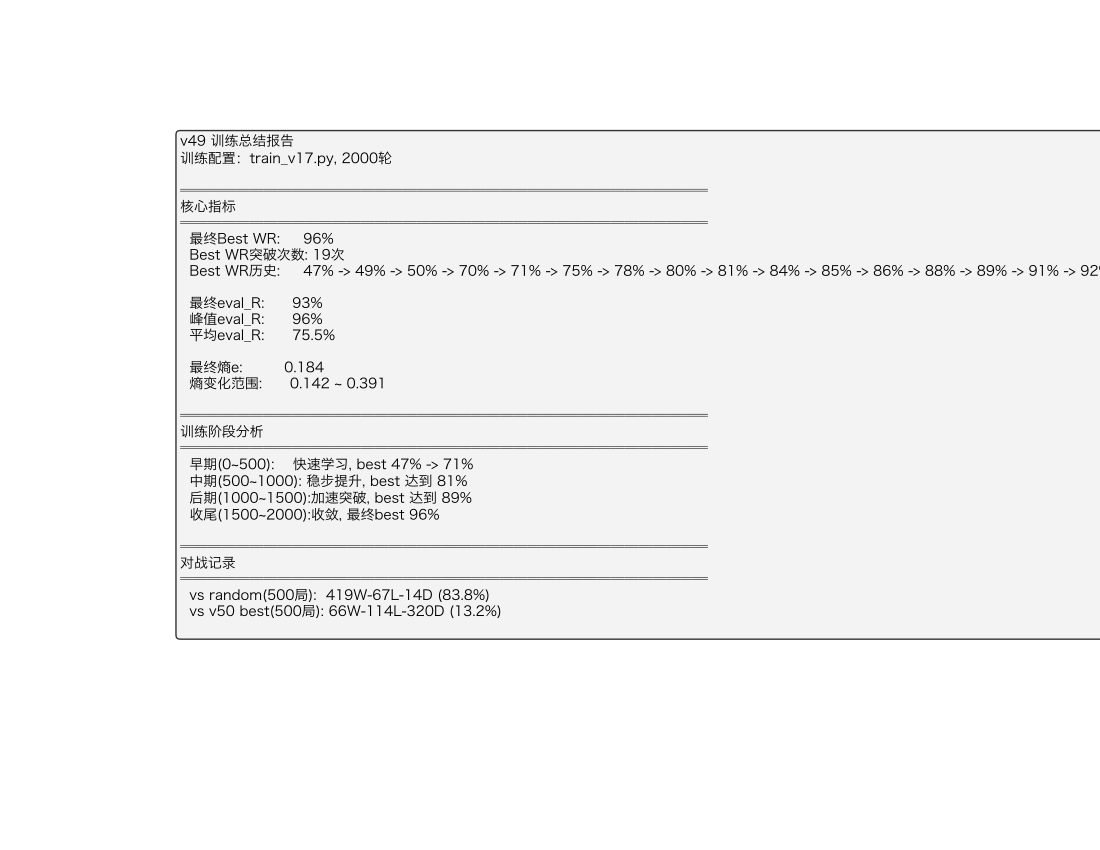

The Python source for this figure:
"""Generate v49 training report with charts as PDF."""
import re
import os
import matplotlib
matplotlib.use('Agg')
import matplotlib.pyplot as plt
from matplotlib.backends.backend_pdf import PdfPages
plt.rcParams['font.sans-serif'] = ['Hiragino Sans GB', 'Heiti TC', 'sans-serif']
plt.rcParams['font.family'] = 'sans-serif'
plt.rcParams['axes.unicode_minus'] = False

LOG = os.path.join(os.path.dirname(os.path.abspath(__file__)), 'train_v17_v49.log')
PDF = os.path.join(os.path.dirname(os.path.abspath(__file__)), 'report_v49.pdf')

# === Parse log accurately ===
# 1. Get all regular log lines with step, best, eval_R, entropy
regular_lines = []  # (step, best, eval_R_or_None, entropy)
eval_r_data = []    # (step, eval_R)
entropy_data = []   # (step, entropy)

with open(LOG) as f:
    lines = f.readlines()

for line in lines:
    m = re.match(r'\s*\[(\d+)/2000\].*best=\s*([\d.]+)%.*e=\s*([\d.]+)', line)
    if m:
        step = int(m.group(1))
        best = float(m.group(2))
        ent = float(m.group(3))
        mr = re.search(r'eval_R=\s*([\d.]+)%', line)
        er = float(mr.group(1)) if mr else None
        regular_lines.append((step, best, er, ent))
        entropy_data.append((step, ent))
        if er is not None:
            eval_r_data.append((step, er))

# 2. Parse New best lines - associate with the NEXT regular line that shows the new best value
# New best appears between log lines, so we find the first line after it with matching best value
best_breakthroughs = []  # (step, best_wr)

for i, line in enumerate(lines):
    if 'New best eval WR' in line:
        mb = re.search(r'New best eval WR (\d+)%', line)
        if mb:
            wr = int(mb.group(1))
            # Look FORWARD for the first regular line showing this new best value
            for j in range(i + 1, min(len(lines), i + 10)):
                m2 = re.match(r'\s*\[(\d+)/2000\].*best=\s*' + str(wr) + r'\.0%', lines[j])
                if m2:
                    best_breakthroughs.append((int(m2.group(1)), wr))
                    break

print(f"Breakthroughs: {best_breakthroughs}")

# 3. Build step-wise best curve (forward fill from regular lines)
# Use the actual best values from regular log lines
best_steps = [s for s, b, er, ent in regular_lines]
best_vals = [b for s, b, er, ent in regular_lines]

# Stats
final_best = best_vals[-1] if best_vals else 0
total_breakthroughs = len(best_breakthroughs)
max_eval_r = max(v for _, v in eval_r_data) if eval_r_data else 0
avg_eval_r = sum(v for _, v in eval_r_data) / len(eval_r_data) if eval_r_data else 0
final_eval_r = eval_r_data[-1][1] if eval_r_data else 0
max_entropy = max(v for _, v in entropy_data) if entropy_data else 0
min_entropy = min(v for _, v in entropy_data) if entropy_data else 0
final_entropy = entropy_data[-1][1] if entropy_data else 0
first_entropy = entropy_data[0][1] if entropy_data else 0

best_seq = [wr for _, wr in best_breakthroughs]
best_str = ' -> '.join(f'{b}%' for b in best_seq)

# === Generate PDF ===
with PdfPages(PDF) as pdf:
    # Page 1: Summary
    fig, ax = plt.subplots(figsize=(11, 8.5))
    ax.axis('off')

    summary = (
        f"v49 训练总结报告\n"
        f"训练配置：train_v17.py, 2000轮\n\n"
        f"══════════════════════════════════════\n"
        f"核心指标\n"
        f"══════════════════════════════════════\n"
        f"  最终Best WR:     {final_best:.0f}%\n"
        f"  Best WR突破次数: {total_breakthroughs}次\n"
        f"  Best WR历史:     {best_str}\n\n"
        f"  最终eval_R:      {final_eval_r:.0f}%\n"
        f"  峰值eval_R:      {max_eval_r:.0f}%\n"
        f"  平均eval_R:      {avg_eval_r:.1f}%\n\n"
        f"  最终熵e:         {final_entropy:.3f}\n"
        f"  熵变化范围:      {min_entropy:.3f} ~ {max_entropy:.3f}\n\n"
        f"══════════════════════════════════════\n"
        f"训练阶段分析\n"
        f"══════════════════════════════════════\n"
        f"  早期(0~500):    快速学习, best {best_seq[0]}% -> {best_seq[min(4,len(best_seq)-1)]}%\n"
        f"  中期(500~1000): 稳步提升, best 达到 {best_seq[min(8,len(best_seq)-1)]}%\n"
        f"  后期(1000~1500):加速突破, best 达到 {best_seq[min(13,len(best_seq)-1)]}%\n"
        f"  收尾(1500~2000):收敛, 最终best {final_best:.0f}%\n\n"
        f"══════════════════════════════════════\n"
        f"对战记录\n"
        f"══════════════════════════════════════\n"
        f"  vs random(500局):  419W-67L-14D (83.8%)\n"
        f"  vs v50 best(500局): 66W-114L-320D (13.2%)\n"
    )

    ax.text(0.05, 0.95, summary, transform=ax.transAxes, fontsize=10,
            verticalalignment='top', fontfamily='sans-serif',
            bbox=dict(boxstyle='round', facecolor='#f0f0f0', alpha=0.8))
    pdf.savefig(fig)
    plt.close()

    # Page 2: Best WR + eval_R curves
    fig, (ax1, ax2) = plt.subplots(2, 1, figsize=(11, 8.5), gridspec_kw={'hspace': 0.35})

    # Best WR curve from actual log data
    ax1.step(best_steps, best_vals, where='post', color='#2196F3', linewidth=1.5, label='Best WR')
    ax1.fill_between(best_steps, best_vals, step='post', alpha=0.15, color='#2196F3')
    ax1.set_xlabel('训练轮次')
    ax1.set_ylabel('胜率 (%)')
    ax1.set_title('v49 Best WR 变化曲线', fontsize=14, fontweight='bold')
    ax1.set_xlim(0, 2050)
    ax1.set_ylim(0, 105)
    ax1.grid(True, alpha=0.3)
    ax1.legend()

    # Mark breakthroughs
    for step, wr in best_breakthroughs:
        ax1.plot(step, wr, 'r^', markersize=8, zorder=5)
        ax1.annotate(f'{wr}%', xy=(step, wr), xytext=(step + 30, wr + 2),
                     fontsize=8, color='#C62828', fontweight='bold')

    # eval_R curve
    er_s = [s for s, _ in eval_r_data]
    er_v = [v for _, v in eval_r_data]
    ax2.plot(er_s, er_v, color='#FF5722', linewidth=1, alpha=0.7, label='eval_R (vs random)')
    ax2.plot(er_s, er_v, 'o', color='#FF5722', markersize=2)
    if len(er_v) > 5:
        window = 5
        ma = [sum(er_v[max(0, i - window):i + 1]) / min(i + 1, window) for i in range(len(er_v))]
        ax2.plot(er_s, ma, color='#D32F2F', linewidth=2, label=f'移动平均(MA-{window})')
    ax2.set_xlabel('训练轮次')
    ax2.set_ylabel('评估胜率 (%)')
    ax2.set_title('v49 eval_R 变化曲线', fontsize=14, fontweight='bold')
    ax2.set_xlim(0, 2050)
    ax2.set_ylim(0, 105)
    ax2.grid(True, alpha=0.3)
    ax2.legend()

    pdf.savefig(fig)
    plt.close()

    # Page 3: Entropy curve
    fig, ax = plt.subplots(figsize=(11, 8.5))
    en_s = [s for s, _ in entropy_data]
    en_v = [v for _, v in entropy_data]
    ax.plot(en_s, en_v, color='#4CAF50', linewidth=0.8, alpha=0.7)
    if len(en_v) > 10:
        window = 10
        ma = [sum(en_v[max(0, i - window):i + 1]) / min(i + 1, window) for i in range(len(en_v))]
        ax.plot(en_s, ma, color='#2E7D32', linewidth=2, label=f'移动平均(MA-{window})')
    ax.set_xlabel('训练轮次')
    ax.set_ylabel('熵')
    ax.set_title('v49 熵 (策略探索度) 变化曲线', fontsize=14, fontweight='bold')
    ax.set_xlim(0, 2050)
    ax.grid(True, alpha=0.3)
    ax.legend()

    ax.annotate(f'起始: {first_entropy:.3f}', xy=(entropy_data[0][0], first_entropy),
                fontsize=9, color='#1B5E20')
    ax.annotate(f'结束: {final_entropy:.3f}', xy=(entropy_data[-1][0], final_entropy),
                fontsize=9, color='#1B5E20')

    pdf.savefig(fig)
    plt.close()

    # Page 4: Combined overview
    fig, ax1 = plt.subplots(figsize=(11, 8.5))
    ax2 = ax1.twinx()

    ax1.step(best_steps, best_vals, where='post', color='#2196F3', linewidth=2, label='Best WR (%)')
    ax1.set_ylabel('胜率 (%)', color='#2196F3')
    ax1.tick_params(axis='y', labelcolor='#2196F3')

    ax2.plot(en_s, en_v, color='#4CAF50', linewidth=0.8, alpha=0.5)
    if len(en_v) > 10:
        ma = [sum(en_v[max(0, i - window):i + 1]) / min(i + 1, window) for i in range(len(en_v))]
        ax2.plot(en_s, ma, color='#4CAF50', linewidth=2, label='熵 (MA-10)')
    ax2.set_ylabel('熵', color='#4CAF50')
    ax2.tick_params(axis='y', labelcolor='#4CAF50')

    ax1.set_xlabel('训练轮次')
    ax1.set_title('v49 训练总览: Best WR vs 熵', fontsize=14, fontweight='bold')
    ax1.set_xlim(0, 2050)
    ax1.set_ylim(0, 105)
    ax1.grid(True, alpha=0.3)

    lines1, labels1 = ax1.get_legend_handles_labels()
    lines2, labels2 = ax2.get_legend_handles_labels()
    ax1.legend(lines1 + lines2, labels1 + labels2, loc='center right')

    pdf.savefig(fig)
    plt.close()

print(f"PDF generated: {PDF}")
